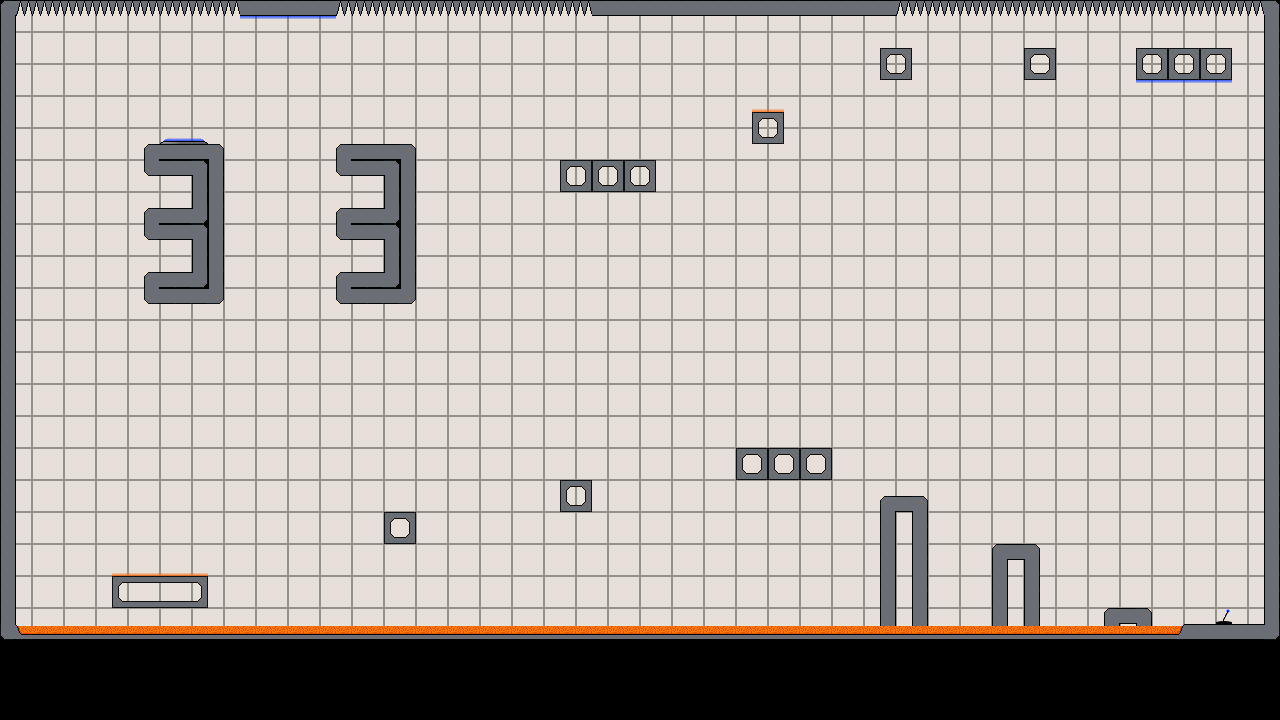

Below is a game level as drawn by its tile map, then a one-line description and the .tmx that defines it (tile-layer data replaced by summaries):
An orthogonal 80x45 tile map with 16x16 px tiles, 8 tile layers (background, walls, switches, gravTiles, ...) and 1 object (spawnPoint1).

<map version="1.0" orientation="orthogonal" width="80" height="45" tilewidth="16" tileheight="16">
 <tileset firstgid="1" name="interiorTileset" tilewidth="16" tileheight="16">
  <image source="interiorTileset.png" trans="ff00ff" width="144" height="64" />
 </tileset>
 <layer name="background" width="80" height="45">
  <data>[3600 cells, 3600 non-empty, 5 distinct tile ids]</data>
 </layer>
 <layer name="walls" width="80" height="45">
  <data>[3600 cells, 308 non-empty, 16 distinct tile ids]</data>
 </layer>
 <layer name="switches" width="80" height="45">
  <data>[3600 cells, 1 non-empty, 1 distinct tile ids]</data>
 </layer>
 <layer name="gravTiles" width="80" height="45">
  <data>[3600 cells, 20 non-empty, 2 distinct tile ids]</data>
 </layer>
 <objectgroup name="spawnPoint" width="80" height="45">
  <object name="spawnPoint1" x="156" y="496" />
 </objectgroup>
 <layer name="acid" width="80" height="45">
  <data>[3600 cells, 292 non-empty, 4 distinct tile ids]</data>
 </layer>
 <layer name="exit" width="80" height="45">
  <data>[3600 cells, 1 non-empty, 1 distinct tile ids]</data>
 </layer>
 <layer name="exitDummyTiles" width="80" height="45">
  <data>[3600 cells, 2 non-empty, 2 distinct tile ids]</data>
 </layer>
 <layer name="spikes" width="80" height="45">
  <data>[3600 cells, 50 non-empty, 1 distinct tile ids]</data>
 </layer>
</map>
